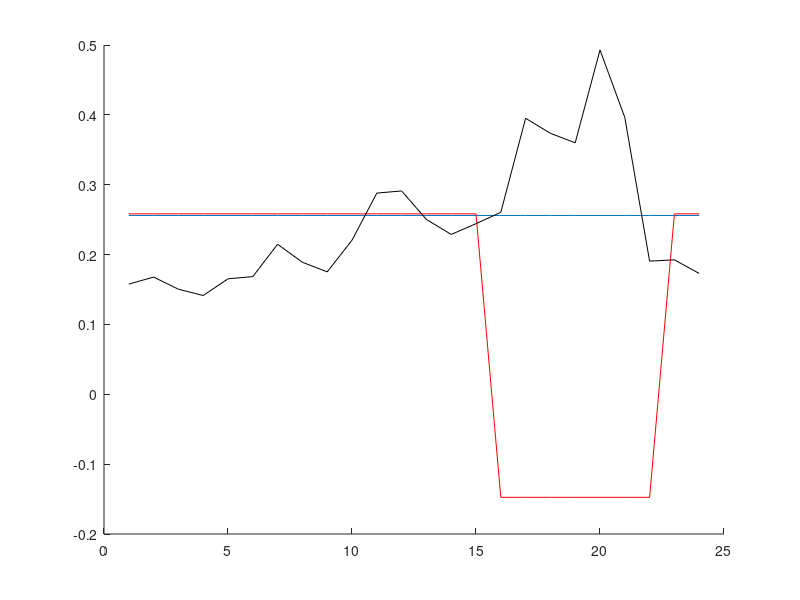

Source code (MATLAB):
for i=1:1:24
    fr(i)=0.2583-0.0023;
    ptr(i)=0.2583;
end
for i=16:1:22
    ptr(i)=-0.1475;
end
rtp=[15.77;16.78;15.04;14.14;16.53;16.85;21.48;18.9;17.52;22.05;28.8;29.11;25.03;22.88;24.42;26.05;39.51;37.36;36;49.29;39.63;19.06;19.25;17.3];
rtp=rtp*0.01;
hold on
plot(fr)
plot(ptr,'r')
plot(rtp,'k')
